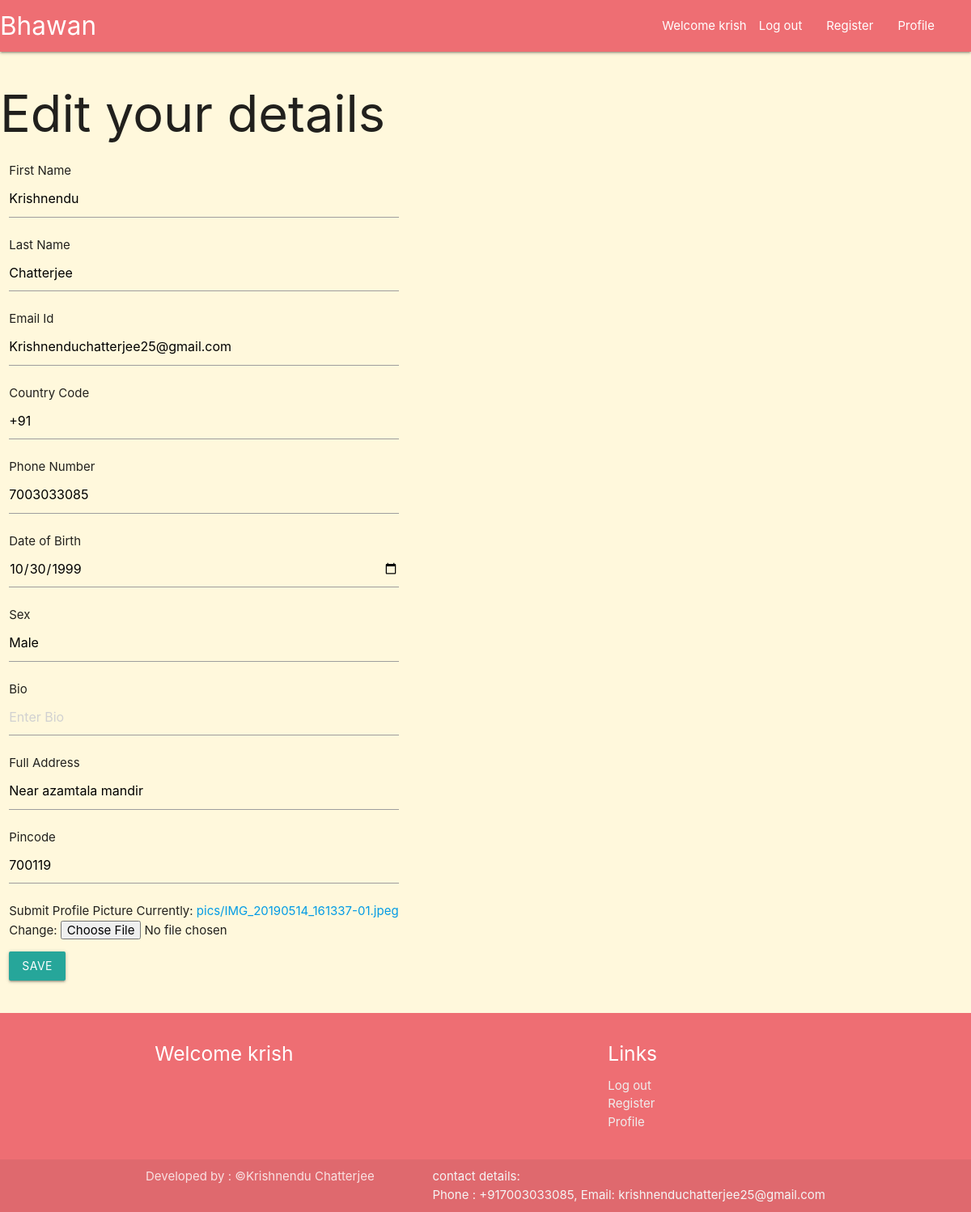
The app's page /krish/edit (signed in) with its own data.
### apps/models.py (models this page shows)
class user(models.Model):
    first_name = models.CharField(max_length=100)
    last_name = models.CharField(max_length=100)
    email = models.CharField(max_length=100)
    country_code = models.CharField(max_length=5 , default='+91')
    phone_number = models.IntegerField(default=0)
    dob=models.DateField(default=datetime(1900,1,1))
    sex = models.CharField(max_length=10)
    bio = models.CharField(max_length=500)
    address = models.CharField(max_length=500)
    pincode = models.IntegerField(default=0)
    image = models.ImageField(upload_to='pics')

### apps/views.py (the view, shortened to what this page needs)
# urls.py: path('<str:username>/edit',views.editprofile, name='editprofile'),
def editprofile(req,username):
    if( not req.user.is_authenticated or req.user.username != username ):
        return redirect('%s?next=%s' % (settings.LOGIN_URL, req.path))
    id=user.objects.get(id=User.objects.get(username=username).id).id
    instance =get_object_or_404(user, id=id)
    form=UserForm(req.POST or None, req.FILES or None ,instance=instance)
    ob1={'form' : form}
    ob1.update(navbar(req))
    return render(req,'edit.html',ob1)

### apps/views.py (called while the page is built)
def navbar(req):
    log='Log in'
    url='login'
    username='login'
    name='Krishnendu Chatterjee'
    phone_number='+917003033085'
    email='krishnenduchatterjee25@gmail.com'
    welcome=''
    if req.user.is_authenticated:
        log='Log out'
        url='logout'
        username=req.user.username
        welcome='Welcome '+username
    nav={ 'profile' : { 'name' : 'Profile' , 'url' : username , 'welcome' : welcome },
    'log' : { 'name' : log , 'url' : url},
    'register' : {'name' : 'Register' , 'url' : 'register'},
    'copyright' : { 'name' : name , 'phone_number' : phone_number , 'email' : email ,}
    }
    return nav

### templates/edit.html (shortened to what this page needs)
{% extends 'base.html' %}
{% block content %}
        <form  method="post" enctype="multipart/form-data">
            <div class="contain">
                <h1>Edit your details</h1>
                <div class="row">
                    <div class="col">
                        <div class="box">
                            {% for field in form %}
                                <div class="field">
                                    <span class="text" for="{{ field.id_for_label }}"> {{ field.label }}</span>
                                    {{ field }}
                                </div>
                            {% endfor %}
                            <div class="row">
                                <div class="col">
                                    <div class="submit">
                                        <button class="waves-effect waves-light btn" type='submit'>Save</button>
                                    </div>
                                </div>
                            </div>
                        </div>
                    </div>
                </div>
            </div>
        </form>
        {% endblock %}

### records on screen
user: form "Krishnendu" "Chatterjee" "Krishnenduchatterjee25@gmail.com" "+91" "7003033085" "10/30/1999" "Male" "Near azamtala mandir" "700119"

### other values on screen
{{ profile.welcome }} "Welcome krish"
{{ log.name }} "Log out"
{{ register.name }} "Register"
{{ profile.name }} "Profile"
{{ field.label }} "First Name" "Last Name" "Email Id" "Country Code" "Phone Number" "Date of Birth" "Sex" "Bio" "Full Address" "Pincode" "Submit Profile Picture"
{{ copyright.name }} "Krishnendu Chatterjee"
{{ copyright.phone_number }} "+917003033085"
{{ copyright.email }} "krishnenduchatterjee25@gmail.com"
